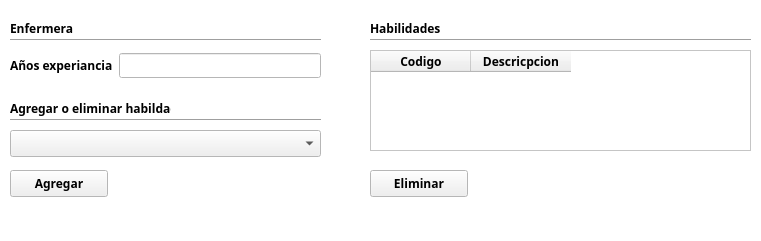
<?xml version="1.0" encoding="UTF-8"?>
<ui version="4.0">
 <class>widgetTipoEmpleadoEnfermera</class>
 <widget class="QWidget" name="widgetTipoEmpleadoEnfermera">
  <property name="geometry">
   <rect>
    <x>0</x>
    <y>0</y>
    <width>761</width>
    <height>241</height>
   </rect>
  </property>
  <property name="palette">
   <palette>
    <active>
     <colorrole role="Base">
      <brush brushstyle="SolidPattern">
       <color alpha="255">
        <red>255</red>
        <green>255</green>
        <blue>255</blue>
       </color>
      </brush>
     </colorrole>
     <colorrole role="Window">
      <brush brushstyle="SolidPattern">
       <color alpha="255">
        <red>255</red>
        <green>255</green>
        <blue>255</blue>
       </color>
      </brush>
     </colorrole>
    </active>
    <inactive>
     <colorrole role="Base">
      <brush brushstyle="SolidPattern">
       <color alpha="255">
        <red>255</red>
        <green>255</green>
        <blue>255</blue>
       </color>
      </brush>
     </colorrole>
     <colorrole role="Window">
      <brush brushstyle="SolidPattern">
       <color alpha="255">
        <red>255</red>
        <green>255</green>
        <blue>255</blue>
       </color>
      </brush>
     </colorrole>
    </inactive>
    <disabled>
     <colorrole role="Base">
      <brush brushstyle="SolidPattern">
       <color alpha="255">
        <red>255</red>
        <green>255</green>
        <blue>255</blue>
       </color>
      </brush>
     </colorrole>
     <colorrole role="Window">
      <brush brushstyle="SolidPattern">
       <color alpha="255">
        <red>255</red>
        <green>255</green>
        <blue>255</blue>
       </color>
      </brush>
     </colorrole>
    </disabled>
   </palette>
  </property>
  <property name="font">
   <font>
    <family>Ubuntu Condensed</family>
    <weight>75</weight>
    <bold>true</bold>
   </font>
  </property>
  <property name="cursor">
   <cursorShape>PointingHandCursor</cursorShape>
  </property>
  <property name="windowTitle">
   <string>Tipo empleado enfermera</string>
  </property>
  <widget class="QLabel" name="labelEnfermera">
   <property name="geometry">
    <rect>
     <x>10</x>
     <y>20</y>
     <width>81</width>
     <height>16</height>
    </rect>
   </property>
   <property name="text">
    <string>Enfermera</string>
   </property>
  </widget>
  <widget class="QWidget" name="layoutWidget_6">
   <property name="geometry">
    <rect>
     <x>10</x>
     <y>50</y>
     <width>311</width>
     <height>31</height>
    </rect>
   </property>
   <layout class="QHBoxLayout" name="horizontalLayout">
    <item>
     <widget class="QLabel" name="labelAniosExperiencia">
      <property name="text">
       <string>Años experiancia</string>
      </property>
     </widget>
    </item>
    <item>
     <widget class="QLineEdit" name="lineEditAniosExperiencia">
      <property name="font">
       <font>
        <weight>50</weight>
        <bold>false</bold>
       </font>
      </property>
      <property name="inputMask">
       <string>NN; </string>
      </property>
     </widget>
    </item>
   </layout>
  </widget>
  <widget class="Line" name="lineEnfermera">
   <property name="geometry">
    <rect>
     <x>10</x>
     <y>30</y>
     <width>311</width>
     <height>20</height>
    </rect>
   </property>
   <property name="orientation">
    <enum>Qt::Horizontal</enum>
   </property>
  </widget>
  <widget class="QLabel" name="labelHabilidades">
   <property name="geometry">
    <rect>
     <x>370</x>
     <y>20</y>
     <width>81</width>
     <height>16</height>
    </rect>
   </property>
   <property name="text">
    <string>Habilidades</string>
   </property>
  </widget>
  <widget class="Line" name="lineHabilidades">
   <property name="geometry">
    <rect>
     <x>370</x>
     <y>30</y>
     <width>381</width>
     <height>20</height>
    </rect>
   </property>
   <property name="orientation">
    <enum>Qt::Horizontal</enum>
   </property>
  </widget>
  <widget class="Line" name="lineAgregarEliminarHabilidad">
   <property name="geometry">
    <rect>
     <x>10</x>
     <y>110</y>
     <width>311</width>
     <height>20</height>
    </rect>
   </property>
   <property name="orientation">
    <enum>Qt::Horizontal</enum>
   </property>
  </widget>
  <widget class="QLabel" name="labelAgregarEliminarHabilidad">
   <property name="geometry">
    <rect>
     <x>10</x>
     <y>100</y>
     <width>161</width>
     <height>16</height>
    </rect>
   </property>
   <property name="text">
    <string>Agregar o eliminar habildad</string>
   </property>
  </widget>
  <widget class="QComboBox" name="comboBoxAgregarEliminarHabilidad">
   <property name="geometry">
    <rect>
     <x>10</x>
     <y>130</y>
     <width>311</width>
     <height>27</height>
    </rect>
   </property>
  </widget>
  <widget class="QPushButton" name="pushButtonAgregar">
   <property name="geometry">
    <rect>
     <x>10</x>
     <y>170</y>
     <width>98</width>
     <height>27</height>
    </rect>
   </property>
   <property name="text">
    <string>Agregar</string>
   </property>
  </widget>
  <widget class="QPushButton" name="pushButtonEliminar">
   <property name="geometry">
    <rect>
     <x>370</x>
     <y>170</y>
     <width>98</width>
     <height>27</height>
    </rect>
   </property>
   <property name="text">
    <string>Eliminar</string>
   </property>
  </widget>
  <widget class="QTableWidget" name="tableWidgetHabilidades">
   <property name="geometry">
    <rect>
     <x>370</x>
     <y>50</y>
     <width>381</width>
     <height>101</height>
    </rect>
   </property>
   <column>
    <property name="text">
     <string>Codigo</string>
    </property>
    <property name="font">
     <font>
      <family>Ubuntu Condensed</family>
      <weight>75</weight>
      <bold>true</bold>
     </font>
    </property>
   </column>
   <column>
    <property name="text">
     <string>Descricpcion</string>
    </property>
    <property name="font">
     <font>
      <family>Ubuntu Condensed</family>
      <weight>75</weight>
      <bold>true</bold>
     </font>
    </property>
   </column>
  </widget>
 </widget>
 <resources/>
 <connections/>
</ui>
